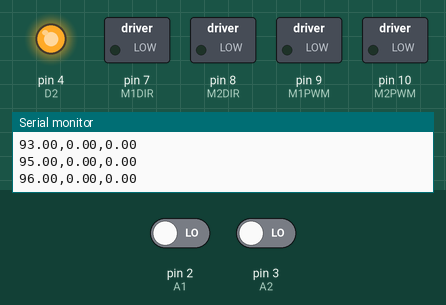
This sketch was run on a simulated Arduino Uno, built with avr-gcc and run on an emulated ATmega328P. On the bench: switched loads named in the sketch (green lamp = pin HIGH), output pins drawn as LEDs (lit = HIGH), the last lines printed to the serial monitor. The test bench sets the inputs (shaded band); at power-on: pin 2 (A1) LOW, pin 3 (A2) LOW.

Above: at 0.1 s.
At 1.1 s:
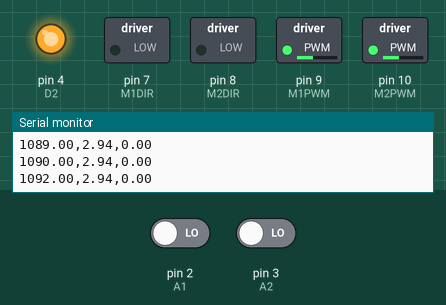
Timing chart, 0 to 4.5 s (numbered marks = the images above):
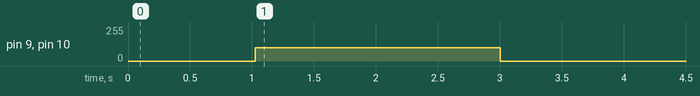

Measured:
- by itself, pin 9 (M1PWM), pin 10 (M2PWM): 0/255 → 100/255 at 1.0 s, → 0/255 2.0 s later

The sketch:

MotorParams.ino
```cpp
#include <Arduino.h>

uint8_t D2 = 4;
uint8_t M1DIR = 7;
uint8_t M2DIR = 8;
uint8_t M1PWM = 9;
uint8_t M2PWM = 10;

// Pin definitions for encoders
#define A1 2                   // Encoder 1 channel A (interrupt pin)
#define B1 5                   // Encoder 1 channel B
#define A2 3                   // Encoder 2 channel A (interrupt pin)
#define B2 6                   // Encoder 2 channel B

// Global variables for Encoder 1
volatile long countL = 0, oldL = 0;

// Global variables for Encoder 2
volatile long countR = 0, oldR = 0;

// Define parameters
const float r = 0.0746125;  // Wheel radius in meters (about)
const float b = 0.375;   // Wheelbase (distance between wheels) in meters (about)
const int counts_per_rev = 3200;  // Encoder counts per wheel revolution

// Define position variables
float t=0.0, x = 0.0, y = 0.0, phi = 0.0;  // Initial robot position and orientation

float d_L, d_R, oldd_L, oldd_R;
float voltage = 0;

void setup() {
  Serial.begin(115200);

  // Encoder 1 pins
  pinMode(A1, INPUT);
  pinMode(B1, INPUT);
  attachInterrupt(digitalPinToInterrupt(A1), ISR_encoder1Change, CHANGE);

  // Encoder 2 pins
  pinMode(A2, INPUT);
  pinMode(B2, INPUT);
  attachInterrupt(digitalPinToInterrupt(A2), ISR_encoder2Change, CHANGE);

    pinMode(D2, OUTPUT);
  pinMode(M1DIR, OUTPUT);
  pinMode(M2DIR, OUTPUT);
  pinMode(M1PWM, OUTPUT);
  pinMode(M2PWM, OUTPUT);
  digitalWrite(D2, HIGH);
  digitalWrite(M1DIR, LOW);
  digitalWrite(M2DIR, LOW);
}

void loop() {
  float oldL = d_L;
  float oldR = d_R;
  t = millis();
  if(t <= 3000){
    if(t >= 1024){
      analogWrite(M1PWM, 100);
      analogWrite(M2PWM, 100);
      voltage = 100*7.5/255;
    }
    else{
      analogWrite(M1PWM, 0);
      analogWrite(M2PWM, 0);
      voltage = 0*7.5/255;
    }

      // Convert counts to wheel rotations (radians)
      float d_thetaL = ((countL-oldL) * 2.0 * PI) / counts_per_rev;
      float d_thetaR = ((countR-oldR) * 2.0 * PI) / counts_per_rev;

      // Compute wheel displacements
      d_L = r * d_thetaL;  // Left wheel displacement
      d_R = r * d_thetaR;  // Right wheel displacement

    float velocity = (float) (d_L-oldL)/1000;
      Serial.print(t);
      Serial.print(",");
      Serial.print(voltage);
      Serial.print(",");
      Serial.print(d_L);
      Serial.print("\r\n");
  }
  else{
      analogWrite(M1PWM, 0);
      analogWrite(M2PWM, 0);
  }
}

// ISR for Encoder 1
void ISR_encoder1Change() {
  if (digitalRead(A1) == digitalRead(B1)) {
    countL +=2;
  } else {
    countL -=2;
  }
}

// ISR for Encoder 2
void ISR_encoder2Change() {
  if (digitalRead(A2) == digitalRead(B2)) {
    countR +=2;
  } else {
    countR -=2;
  }
}
```
